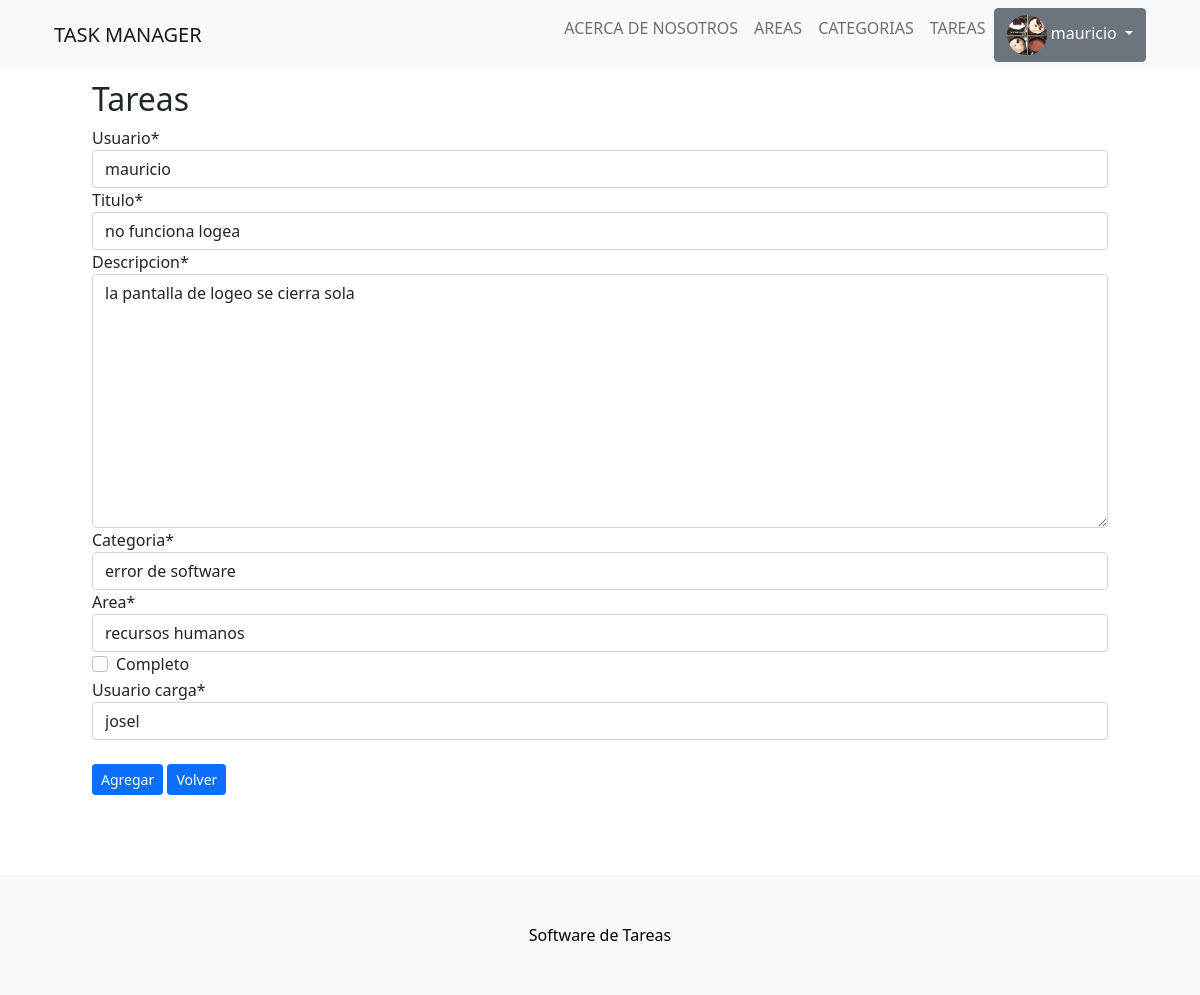
Before: /editar_tarea/8 (signed in) with the older database file.
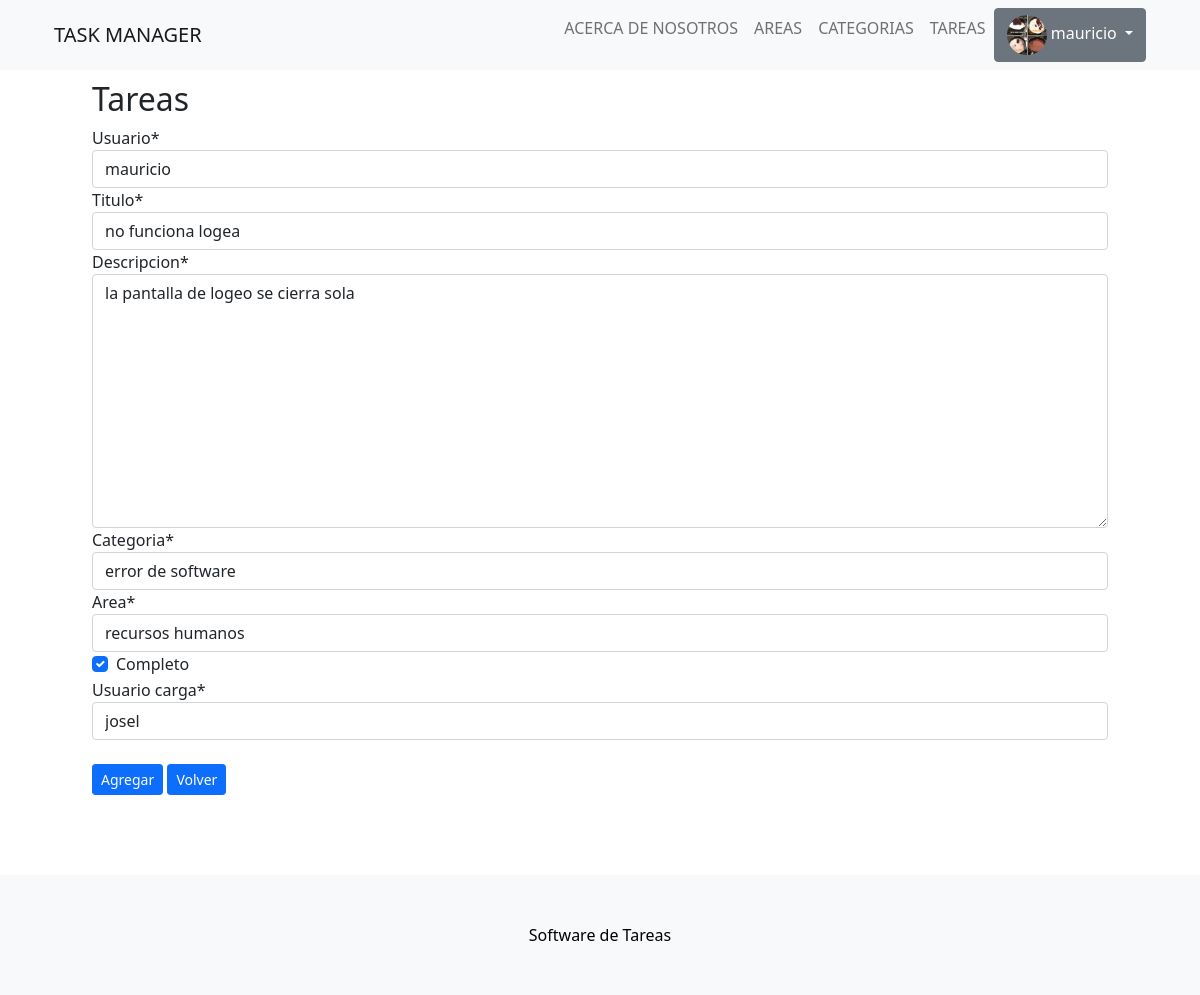
After: the same page with the newer database file.
### app_tareas/models.py (models this page shows, shortened)
class Tarea(models.Model):
    usuario = models.ForeignKey(User,null=False, on_delete=models.CASCADE)
    titulo = models.CharField(max_length=200,null=False)
    descripcion = models.TextField(null=False)
    completo = models.BooleanField(default=False)
    creado = models.DateTimeField(auto_now_add=True)
    categoria = models.ForeignKey(Categoria,null=False,on_delete=models.PROTECT)
    usuario_carga = models.CharField(max_length=61,null=True)
    area = models.ForeignKey(Area,null=False,on_delete=models.PROTECT)
    class Meta:
        ordering = ['completo']

class Categoria(models.Model):
    descripcion = models.CharField(max_length=100)
    def __str__(self):
        return self.descripcion

### app_tareas/views.py (the view, shortened to what this page needs)
# urls.py: path('editar_tarea/<int:pk>', EditarTarea.as_view() , name ='editar_tarea'),
class EditarTarea(LoginRequiredMixin,UpdateView):
    model = Tarea
    form_class = TareaEditForm
    success_url = reverse_lazy('tareas')
    template_name = 'app_tareas/tareas/form_tarea.html'

### app_tareas/forms.py
class TareaEditForm(forms.ModelForm):
    class Meta:
        model = Tarea
        fields = ['usuario','titulo','descripcion', 'categoria','area', 'completo', 'usuario_carga']

### app_tareas/models.py (called while the page is built)
    def __str__(self):
        return self.descripcion

### app_tareas/templates/app_tareas/tareas/form_tarea.html (shortened to what this page needs)
{% extends 'app_tareas/plantilla_base.html' %}
{% load crispy_forms_tags %}
{% block contenido %}
<div class='container'>
    <h2>Tareas</h2>
    <form action="" class="formulario_tareas" method="POST">
        <div class="row">
            <div class="col">
                {{ form | crispy}}
            </div>
        </div>
        <br>
        <button type="submit" , id="btnEnviar", class="btn btn-primary btn-sm">Agregar</button>
        <a href="{% url 'tareas' %}" class="btn btn-primary btn-sm">Volver</a>
    </form>
</div>
{% endblock contenido %}

Changed rows visible on the page:
changed Tarea "mauricio": completo "☐" → "☑"
